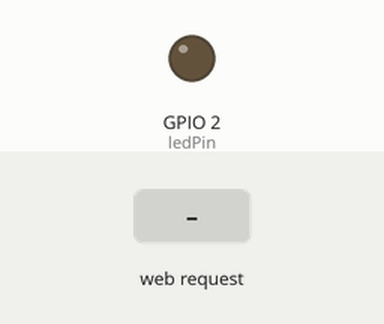
A sketch run on a simulated ESP32. On the bench: output pins drawn as LEDs (lit = HIGH). The inputs (shaded band) are chosen by the test bench. WiFi joins after 1.5 s; servers stay silent unless stated; what the sketch prints to the serial monitor is not drawn.

Above: at 3.2 s.
3.3 s: HTTP request GET /on received
At 4.2 s:
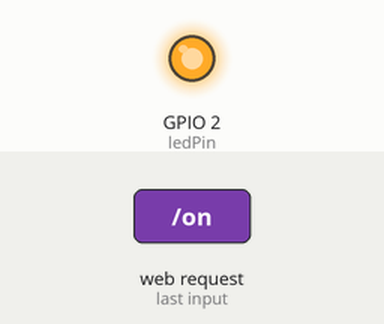
4.8 s: HTTP request GET /off received
At 5.4 s:
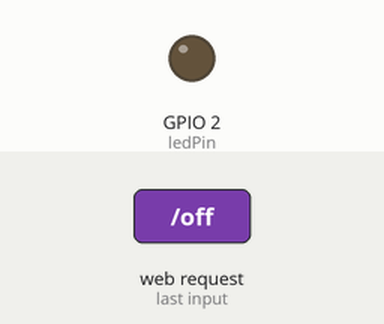
Timing chart, 0 to 7.8 s (numbered marks = the images above; inputs shaded):
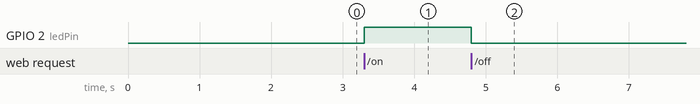

The sketch:

esp32hotspot.ino
```cpp
#include <WiFi.h>
#include <WebServer.h>

const int ledPin = 2; // Built-in LED

// WiFi credentials
const char* ssid = "YourWiFiName";
const char* password = "YourPassword";

// Access Point credentials
const char* ap_ssid = "ESP32_LED";
const char* ap_password = "12345678";

WebServer server(80);

void handleRoot() {
  String html = "<h1>ESP32 LED Control</h1>";
  html += "<a href=\"/on\"><button>ON</button></a>";
  html += "<a href=\"/off\"><button>OFF</button></a>";
  server.send(200, "text/html", html);
}

void handleOn() {
  digitalWrite(ledPin, HIGH);
  server.send(200, "text/html", "LED ON");
}

void handleOff() {
  digitalWrite(ledPin, LOW);
  server.send(200, "text/html", "LED OFF");
}

void setup() {
  Serial.begin(115200);
  pinMode(ledPin, OUTPUT);

  // Try connecting to WiFi
  WiFi.begin(ssid, password);
  Serial.print("Connecting to WiFi");

  int count = 0;
  while (WiFi.status() != WL_CONNECTED && count < 10) {
    delay(1000);
    Serial.print(".");
    count++;
  }

  if (WiFi.status() == WL_CONNECTED) {
    Serial.println("\nConnected to WiFi");
    Serial.println(WiFi.localIP());
  } else {
    Serial.println("\nSwitching to AP Mode");
    WiFi.softAP(ap_ssid, ap_password);
    Serial.println(WiFi.softAPIP());
  }

  server.on("/", handleRoot);
  server.on("/on", handleOn);
  server.on("/off", handleOff);

  server.begin();
}

void loop() {
  server.handleClient();
}
```

Measured:
- after the input at 3.3 s, GPIO 2 (ledPin): LOW → HIGH at once
- after the input at 4.8 s, GPIO 2 (ledPin): HIGH → LOW at once
